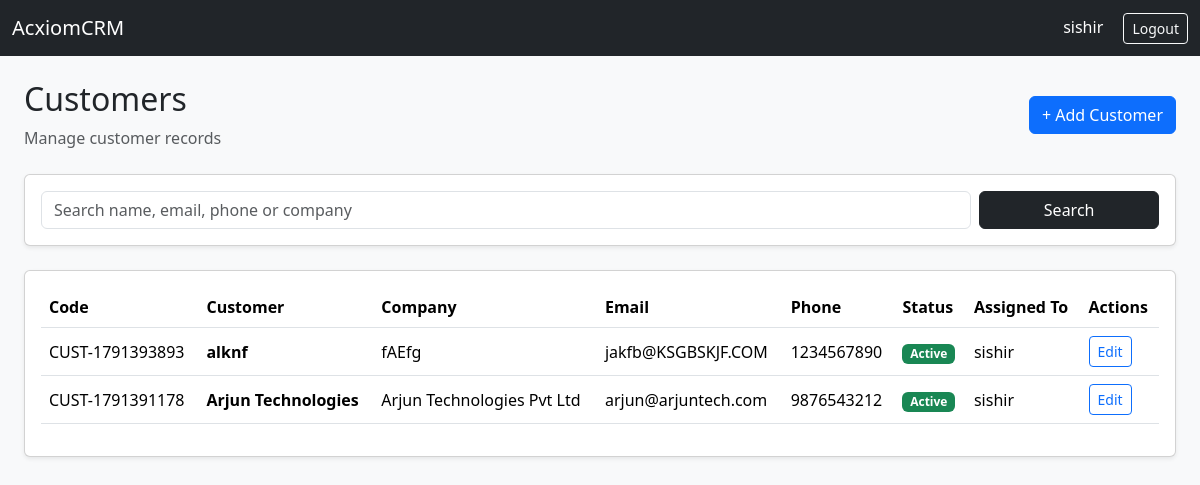
The page /customers/ (signed in) on the database its author committed.
### crm/models.py (models this page shows, shortened)
class Customer(models.Model):
    STATUS_CHOICES = [
        ('LEAD', 'Lead'),
        ('ACTIVE', 'Active'),
        ('INACTIVE', 'Inactive'),
    ]
    customer_code = models.CharField(
        max_length=20,
        unique=True
    )
    customer_name = models.CharField(
        max_length=100
    )
    email = models.EmailField(
        unique=True
    )
    phone = models.CharField(
        max_length=15,
        unique=True
    )
    company_name = models.CharField(
        max_length=150,
        blank=True
    )
    address = models.TextField(
        blank=True
    )
    city = models.CharField(
        max_length=100,
        blank=True
    )
    state = models.CharField(
        max_length=100,
        blank=True
    )
    status = models.CharField(
        max_length=20,
        choices=STATUS_CHOICES,
        default='ACTIVE'
    )
    assigned_to = models.ForeignKey(
        User,
        on_delete=models.SET_NULL,
        null=True,
        blank=True,
        related_name='customers'
    )
    created_by = models.ForeignKey(
        User,
        on_delete=models.SET_NULL,
        null=True,
        related_name='created_customers'
    )
    created_date = models.DateTimeField(
        auto_now_add=True
    )
    modified_date = models.DateTimeField(
        auto_now=True
    )

### crm/views.py (the view, shortened to what this page needs)
@login_required
def customer_list(request):
    user = request.user
    role = getattr(getattr(user, 'profile', None), 'role', 'SALES')
    if role in ['ADMIN', 'MANAGER']:
        customers = Customer.objects.all()
    else:
        customers = Customer.objects.filter(assigned_to=user)
    search = request.GET.get('search', '').strip()
    customers = customers.select_related(
        'assigned_to'
    ).order_by('-created_date')
    return render(
        request,
        'customers/list.html',
        {
            'customers': customers,
            'search': search,
            'role': role,
        }
    )

### templates/customers/list.html (shortened to what this page needs)
<!DOCTYPE html>
<html lang="en">
<head>
    <link
        href="https://cdn.jsdelivr.net/npm/bootstrap@5.3.3/dist/css/bootstrap.min.css"
        rel="stylesheet">
</head>
<body class="bg-light">
<nav class="navbar navbar-dark bg-dark">
    <div class="container-fluid">
        <a
            href="{% url 'dashboard' %}"
            class="navbar-brand">
            AcxiomCRM
        </a>
        <div class="text-white">
            {{ request.user.username }}
            <a
                href="{% url 'logout' %}"
                class="btn btn-outline-light btn-sm ms-3">
                Logout
            </a>
        </div>
    </div>
</nav>
<div class="container-fluid p-4">
    <div class="d-flex justify-content-between align-items-center mb-4">
        <div>
            <h2>Customers</h2>
            <p class="text-muted mb-0">
                Manage customer records
            </p>
        </div>
        <a
            href="{% url 'customer_create' %}"
            class="btn btn-primary">
            + Add Customer
        </a>
    </div>
    <div class="card shadow-sm mb-4">
        <div class="card-body">
            <form
                method="GET"
                class="row g-2">
                <div class="col-md-10">
                    <input
                        type="text"
                        name="search"
                        value="{{ search }}"
                        class="form-control"
                        placeholder="Search name, email, phone or company">
                </div>
                <div class="col-md-2">
                    <button
                        class="btn btn-dark w-100">
                        Search
                    </button>
                </div>
            </form>
        </div>
    </div>
    <div class="card shadow-sm">
        <div class="card-body">
            <div class="table-responsive">
                <table class="table table-hover align-middle">
                    <thead>
                        <tr>
                            <th>Code</th>
                            <th>Customer</th>
                            <th>Company</th>
                            <th>Email</th>
                            <th>Phone</th>
                            <th>Status</th>
                            <th>Assigned To</th>
                            <th>Actions</th>
                        </tr>
                    </thead>
                    <tbody>
                    {% for customer in customers %}
                        <tr>
                            <td>
                                {{ customer.customer_code }}
                            </td>
                            <td>
                                <strong>
                                    {{ customer.customer_name }}
                                </strong>
                            </td>
                            <td>
                                {{ customer.company_name|default:"-" }}
                            </td>
                            <td>
                                {{ customer.email }}
                            </td>
                            <td>
                                {{ customer.phone }}
                            </td>
                            <td>
                                {% if customer.status == 'ACTIVE' %}
                                    <span class="badge bg-success">
                                        Active
                                    </span>
                                {% elif customer.status == 'INACTIVE' %}
                                    <span class="badge bg-secondary">
                                        Inactive
                                    </span>
                                {% else %}
                                    <span class="badge bg-warning text-dark">
                                        Lead
                                    </span>
                                {% endif %}
                            </td>
                            <td>
                                {% if customer.assigned_to %}
                                    {{ customer.assigned_to.username }}
                                {% else %}
                                    -
                                {% endif %}
                            </td>
                            <td>
                                <a
                                    href="{% url 'customer_edit' customer.id %}"
                                    class="btn btn-sm btn-outline-primary">
                                    Edit
                                </a>
                            </td>
                        </tr>
                    {% endfor %}
                    </tbody>
                </table>
            </div>
        </div>
    </div>
</div>
</body>
</html>

### rows shown on the page
Customer: customer_code "CUST-1791393893", customer_name "alknf", company_name "fAEfg", email "jakfb@KSGBSKJF.COM", phone "1234567890", status "Active", assigned_to.username "sishir"
Customer: customer_code "CUST-1791391178", customer_name "Arjun Technologies", company_name "Arjun Technologies Pvt Ltd", email "arjun@arjuntech.com", phone "9876543212", status "Active", assigned_to.username "sishir"

### other values the page prints
{{ request.user.username }} "sishir"
